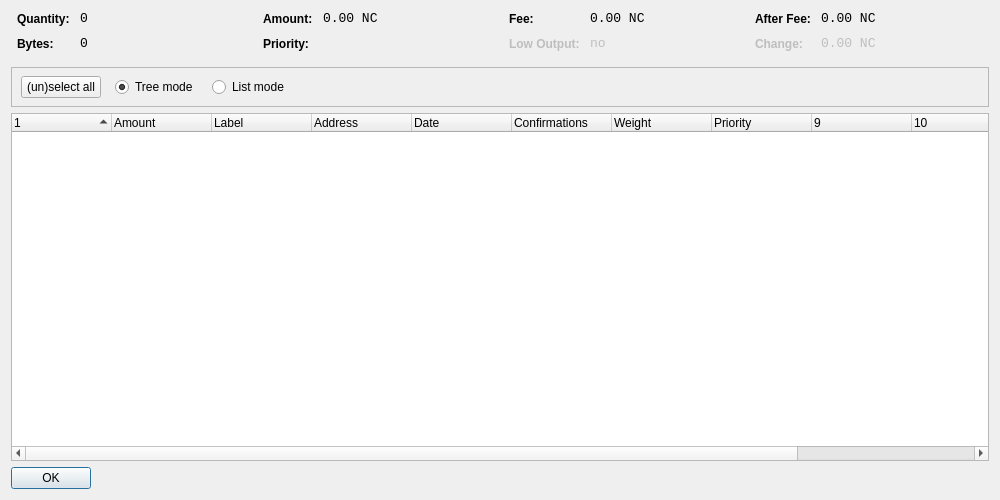
<?xml version="1.0" encoding="UTF-8"?>
<ui version="4.0">
 <class>CoinControlDialog</class>
 <widget class="QWidget" name="CoinControlDialog">
  <property name="geometry">
   <rect>
    <x>0</x>
    <y>0</y>
    <width>1000</width>
    <height>500</height>
   </rect>
  </property>
  <property name="windowTitle">
   <string>Coin Control</string>
  </property>
  <layout class="QVBoxLayout" name="verticalLayout">
   <item>
    <layout class="QHBoxLayout" name="horizontalLayoutTop" stretch="0,0,0,0">
     <property name="topMargin">
      <number>0</number>
     </property>
     <property name="bottomMargin">
      <number>10</number>
     </property>
     <item>
      <layout class="QFormLayout" name="formLayoutCoinControl1">
       <property name="horizontalSpacing">
        <number>10</number>
       </property>
       <property name="verticalSpacing">
        <number>10</number>
       </property>
       <property name="leftMargin">
        <number>6</number>
       </property>
       <property name="rightMargin">
        <number>6</number>
       </property>
       <item row="0" column="0">
        <widget class="QLabel" name="labelCoinControlQuantityText">
         <property name="styleSheet">
          <string notr="true">font-weight:bold;</string>
         </property>
         <property name="text">
          <string>Quantity:</string>
         </property>
        </widget>
       </item>
       <item row="0" column="1">
        <widget class="QLabel" name="labelCoinControlQuantity">
         <property name="font">
          <font>
           <family>Monospace</family>
           <pointsize>10</pointsize>
          </font>
         </property>
         <property name="cursor">
          <cursorShape>IBeamCursor</cursorShape>
         </property>
         <property name="contextMenuPolicy">
          <enum>Qt::ActionsContextMenu</enum>
         </property>
         <property name="text">
          <string notr="true">0</string>
         </property>
         <property name="textInteractionFlags">
          <set>Qt::LinksAccessibleByMouse|Qt::TextSelectableByKeyboard|Qt::TextSelectableByMouse</set>
         </property>
        </widget>
       </item>
       <item row="1" column="0">
        <widget class="QLabel" name="labelCoinControlBytesText">
         <property name="styleSheet">
          <string notr="true">font-weight:bold;</string>
         </property>
         <property name="text">
          <string>Bytes:</string>
         </property>
        </widget>
       </item>
       <item row="1" column="1">
        <widget class="QLabel" name="labelCoinControlBytes">
         <property name="font">
          <font>
           <family>Monospace</family>
           <pointsize>10</pointsize>
          </font>
         </property>
         <property name="cursor">
          <cursorShape>IBeamCursor</cursorShape>
         </property>
         <property name="contextMenuPolicy">
          <enum>Qt::ActionsContextMenu</enum>
         </property>
         <property name="text">
          <string notr="true">0</string>
         </property>
         <property name="textInteractionFlags">
          <set>Qt::LinksAccessibleByMouse|Qt::TextSelectableByKeyboard|Qt::TextSelectableByMouse</set>
         </property>
        </widget>
       </item>
      </layout>
     </item>
     <item>
      <layout class="QFormLayout" name="formLayoutCoinControl2">
       <property name="horizontalSpacing">
        <number>10</number>
       </property>
       <property name="verticalSpacing">
        <number>10</number>
       </property>
       <property name="leftMargin">
        <number>6</number>
       </property>
       <property name="rightMargin">
        <number>6</number>
       </property>
       <item row="0" column="0">
        <widget class="QLabel" name="labelCoinControlAmountText">
         <property name="styleSheet">
          <string notr="true">font-weight:bold;</string>
         </property>
         <property name="text">
          <string>Amount:</string>
         </property>
        </widget>
       </item>
       <item row="0" column="1">
        <widget class="QLabel" name="labelCoinControlAmount">
         <property name="font">
          <font>
           <family>Monospace</family>
           <pointsize>10</pointsize>
          </font>
         </property>
         <property name="cursor">
          <cursorShape>IBeamCursor</cursorShape>
         </property>
         <property name="contextMenuPolicy">
          <enum>Qt::ActionsContextMenu</enum>
         </property>
         <property name="text">
          <string notr="true">0.00 NC</string>
         </property>
         <property name="textInteractionFlags">
          <set>Qt::LinksAccessibleByMouse|Qt::TextSelectableByKeyboard|Qt::TextSelectableByMouse</set>
         </property>
        </widget>
       </item>
       <item row="1" column="0">
        <widget class="QLabel" name="labelCoinControlPriorityText">
         <property name="styleSheet">
          <string notr="true">font-weight:bold;</string>
         </property>
         <property name="text">
          <string>Priority:</string>
         </property>
        </widget>
       </item>
       <item row="1" column="1">
        <widget class="QLabel" name="labelCoinControlPriority">
         <property name="font">
          <font>
           <family>Monospace</family>
           <pointsize>10</pointsize>
          </font>
         </property>
         <property name="cursor">
          <cursorShape>IBeamCursor</cursorShape>
         </property>
         <property name="contextMenuPolicy">
          <enum>Qt::ActionsContextMenu</enum>
         </property>
         <property name="text">
          <string/>
         </property>
         <property name="textInteractionFlags">
          <set>Qt::LinksAccessibleByMouse|Qt::TextSelectableByKeyboard|Qt::TextSelectableByMouse</set>
         </property>
        </widget>
       </item>
      </layout>
     </item>
     <item>
      <layout class="QFormLayout" name="formLayoutCoinControl3">
       <property name="horizontalSpacing">
        <number>10</number>
       </property>
       <property name="verticalSpacing">
        <number>10</number>
       </property>
       <property name="leftMargin">
        <number>6</number>
       </property>
       <property name="rightMargin">
        <number>6</number>
       </property>
       <item row="0" column="0">
        <widget class="QLabel" name="labelCoinControlFeeText">
         <property name="styleSheet">
          <string notr="true">font-weight:bold;</string>
         </property>
         <property name="text">
          <string>Fee:</string>
         </property>
        </widget>
       </item>
       <item row="0" column="1">
        <widget class="QLabel" name="labelCoinControlFee">
         <property name="font">
          <font>
           <family>Monospace</family>
           <pointsize>10</pointsize>
          </font>
         </property>
         <property name="cursor">
          <cursorShape>IBeamCursor</cursorShape>
         </property>
         <property name="contextMenuPolicy">
          <enum>Qt::ActionsContextMenu</enum>
         </property>
         <property name="text">
          <string notr="true">0.00 NC</string>
         </property>
         <property name="textInteractionFlags">
          <set>Qt::LinksAccessibleByMouse|Qt::TextSelectableByKeyboard|Qt::TextSelectableByMouse</set>
         </property>
        </widget>
       </item>
       <item row="1" column="0">
        <widget class="QLabel" name="labelCoinControlLowOutputText">
         <property name="enabled">
          <bool>false</bool>
         </property>
         <property name="styleSheet">
          <string notr="true">font-weight:bold;</string>
         </property>
         <property name="text">
          <string>Low Output:</string>
         </property>
        </widget>
       </item>
       <item row="1" column="1">
        <widget class="QLabel" name="labelCoinControlLowOutput">
         <property name="enabled">
          <bool>false</bool>
         </property>
         <property name="font">
          <font>
           <family>Monospace</family>
           <pointsize>10</pointsize>
          </font>
         </property>
         <property name="cursor">
          <cursorShape>IBeamCursor</cursorShape>
         </property>
         <property name="contextMenuPolicy">
          <enum>Qt::ActionsContextMenu</enum>
         </property>
         <property name="text">
          <string>no</string>
         </property>
         <property name="textInteractionFlags">
          <set>Qt::LinksAccessibleByMouse|Qt::TextSelectableByKeyboard|Qt::TextSelectableByMouse</set>
         </property>
        </widget>
       </item>
      </layout>
     </item>
     <item>
      <layout class="QFormLayout" name="formLayoutCoinControl4">
       <property name="horizontalSpacing">
        <number>10</number>
       </property>
       <property name="verticalSpacing">
        <number>10</number>
       </property>
       <property name="leftMargin">
        <number>6</number>
       </property>
       <property name="rightMargin">
        <number>6</number>
       </property>
       <item row="0" column="0">
        <widget class="QLabel" name="labelCoinControlAfterFeeText">
         <property name="styleSheet">
          <string notr="true">font-weight:bold;</string>
         </property>
         <property name="text">
          <string>After Fee:</string>
         </property>
        </widget>
       </item>
       <item row="0" column="1">
        <widget class="QLabel" name="labelCoinControlAfterFee">
         <property name="font">
          <font>
           <family>Monospace</family>
           <pointsize>10</pointsize>
          </font>
         </property>
         <property name="cursor">
          <cursorShape>IBeamCursor</cursorShape>
         </property>
         <property name="contextMenuPolicy">
          <enum>Qt::ActionsContextMenu</enum>
         </property>
         <property name="text">
          <string notr="true">0.00 NC</string>
         </property>
         <property name="textInteractionFlags">
          <set>Qt::LinksAccessibleByMouse|Qt::TextSelectableByKeyboard|Qt::TextSelectableByMouse</set>
         </property>
        </widget>
       </item>
       <item row="1" column="0">
        <widget class="QLabel" name="labelCoinControlChangeText">
         <property name="enabled">
          <bool>false</bool>
         </property>
         <property name="styleSheet">
          <string notr="true">font-weight:bold;</string>
         </property>
         <property name="text">
          <string>Change:</string>
         </property>
        </widget>
       </item>
       <item row="1" column="1">
        <widget class="QLabel" name="labelCoinControlChange">
         <property name="enabled">
          <bool>false</bool>
         </property>
         <property name="font">
          <font>
           <family>Monospace</family>
           <pointsize>10</pointsize>
          </font>
         </property>
         <property name="cursor">
          <cursorShape>IBeamCursor</cursorShape>
         </property>
         <property name="contextMenuPolicy">
          <enum>Qt::ActionsContextMenu</enum>
         </property>
         <property name="text">
          <string notr="true">0.00 NC</string>
         </property>
         <property name="textInteractionFlags">
          <set>Qt::LinksAccessibleByMouse|Qt::TextSelectableByKeyboard|Qt::TextSelectableByMouse</set>
         </property>
        </widget>
       </item>
      </layout>
     </item>
    </layout>
   </item>
   <item>
    <widget class="QFrame" name="frame">
     <property name="minimumSize">
      <size>
       <width>0</width>
       <height>40</height>
      </size>
     </property>
     <property name="frameShape">
      <enum>QFrame::StyledPanel</enum>
     </property>
     <property name="frameShadow">
      <enum>QFrame::Sunken</enum>
     </property>
     <widget class="QWidget" name="horizontalLayoutWidget">
      <property name="geometry">
       <rect>
        <x>10</x>
        <y>0</y>
        <width>781</width>
        <height>41</height>
       </rect>
      </property>
      <layout class="QHBoxLayout" name="horizontalLayoutPanel" stretch="0,0,0,0">
       <property name="spacing">
        <number>14</number>
       </property>
       <item>
        <widget class="QPushButton" name="pushButtonSelectAll">
         <property name="sizePolicy">
          <sizepolicy hsizetype="Maximum" vsizetype="Fixed">
           <horstretch>0</horstretch>
           <verstretch>0</verstretch>
          </sizepolicy>
         </property>
         <property name="text">
          <string>(un)select all</string>
         </property>
        </widget>
       </item>
       <item>
        <widget class="QRadioButton" name="radioTreeMode">
         <property name="sizePolicy">
          <sizepolicy hsizetype="Maximum" vsizetype="Fixed">
           <horstretch>0</horstretch>
           <verstretch>0</verstretch>
          </sizepolicy>
         </property>
         <property name="text">
          <string>Tree mode</string>
         </property>
         <property name="checked">
          <bool>true</bool>
         </property>
        </widget>
       </item>
       <item>
        <widget class="QRadioButton" name="radioListMode">
         <property name="sizePolicy">
          <sizepolicy hsizetype="Maximum" vsizetype="Fixed">
           <horstretch>0</horstretch>
           <verstretch>0</verstretch>
          </sizepolicy>
         </property>
         <property name="text">
          <string>List mode</string>
         </property>
        </widget>
       </item>
       <item>
        <spacer name="horizontalSpacer">
         <property name="orientation">
          <enum>Qt::Horizontal</enum>
         </property>
         <property name="sizeHint" stdset="0">
          <size>
           <width>40</width>
           <height>20</height>
          </size>
         </property>
        </spacer>
       </item>
      </layout>
     </widget>
    </widget>
   </item>
   <item>
    <widget class="CoinControlTreeWidget" name="treeWidget">
     <property name="contextMenuPolicy">
      <enum>Qt::CustomContextMenu</enum>
     </property>
     <property name="sortingEnabled">
      <bool>false</bool>
     </property>
     <property name="columnCount">
      <number>12</number>
     </property>
     <attribute name="headerShowSortIndicator" stdset="0">
      <bool>true</bool>
     </attribute>
     <attribute name="headerStretchLastSection">
      <bool>false</bool>
     </attribute>
     <column>
      <property name="text">
       <string/>
      </property>
     </column>
     <column>
      <property name="text">
       <string>Amount</string>
      </property>
     </column>
     <column>
      <property name="text">
       <string>Label</string>
      </property>
     </column>
     <column>
      <property name="text">
       <string>Address</string>
      </property>
     </column>
     <column>
      <property name="text">
       <string>Date</string>
      </property>
     </column>
     <column>
      <property name="text">
       <string>Confirmations</string>
      </property>
      <property name="toolTip">
       <string>Confirmed</string>
      </property>
     </column>
     <column>
      <property name="text">
       <string>Weight</string>
      </property>
     </column>
     <column>
      <property name="text">
       <string>Priority</string>
      </property>
     </column>
     <column>
      <property name="text">
       <string/>
      </property>
     </column>
     <column>
      <property name="text">
       <string/>
      </property>
     </column>
     <column>
      <property name="text">
       <string/>
      </property>
     </column>
     <column>
      <property name="text">
       <string/>
      </property>
     </column>
    </widget>
   </item>
   <item>
    <widget class="QDialogButtonBox" name="buttonBox">
     <property name="sizePolicy">
      <sizepolicy hsizetype="Maximum" vsizetype="Fixed">
       <horstretch>0</horstretch>
       <verstretch>0</verstretch>
      </sizepolicy>
     </property>
     <property name="orientation">
      <enum>Qt::Horizontal</enum>
     </property>
     <property name="standardButtons">
      <set>QDialogButtonBox::Ok</set>
     </property>
    </widget>
   </item>
  </layout>
 </widget>
 <customwidgets>
  <customwidget>
   <class>CoinControlTreeWidget</class>
   <extends>QTreeWidget</extends>
   <header>coincontroltreewidget.h</header>
  </customwidget>
 </customwidgets>
 <resources/>
 <connections/>
</ui>
